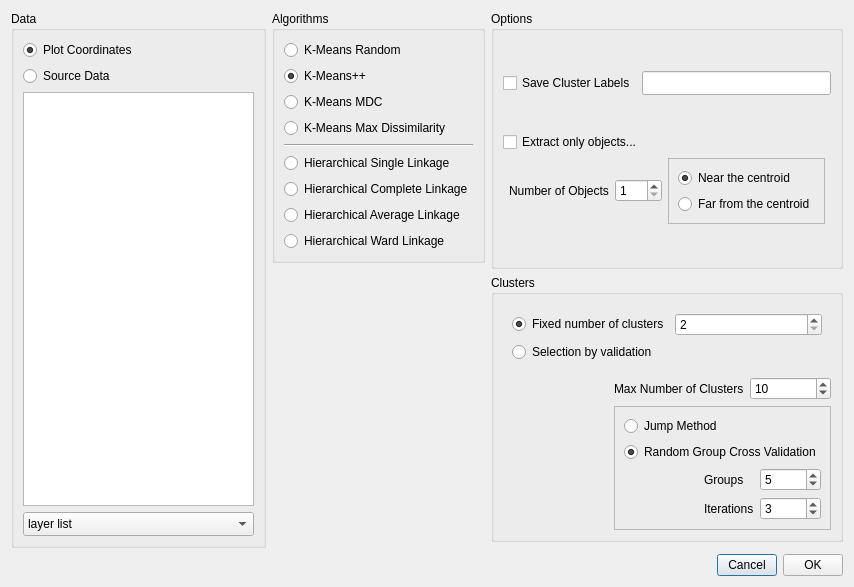
<?xml version="1.0" encoding="UTF-8"?>
<ui version="4.0">
 <class>DoClusterAnalysisDialog</class>
 <widget class="QDialog" name="DoClusterAnalysisDialog">
  <property name="geometry">
   <rect>
    <x>0</x>
    <y>0</y>
    <width>854</width>
    <height>536</height>
   </rect>
  </property>
  <property name="windowTitle">
   <string>Dialog</string>
  </property>
  <layout class="QGridLayout" name="gridLayout_16">
   <item row="0" column="2" rowspan="2">
    <widget class="QGroupBox" name="optionBox">
     <property name="title">
      <string>Options</string>
     </property>
     <layout class="QGridLayout" name="gridLayout_10">
      <item row="0" column="0">
       <layout class="QGridLayout" name="gridLayout_9">
        <item row="0" column="0">
         <widget class="QCheckBox" name="saveClusterLabelBox">
          <property name="text">
           <string>Save Cluster Labels</string>
          </property>
         </widget>
        </item>
        <item row="0" column="1">
         <widget class="QLineEdit" name="lineEdit">
          <property name="minimumSize">
           <size>
            <width>170</width>
            <height>24</height>
           </size>
          </property>
         </widget>
        </item>
       </layout>
      </item>
      <item row="1" column="0">
       <layout class="QGridLayout" name="gridLayout_4">
        <item row="2" column="2">
         <widget class="QSpinBox" name="maxnobjectBox">
          <property name="minimum">
           <number>1</number>
          </property>
          <property name="maximum">
           <number>999</number>
          </property>
         </widget>
        </item>
        <item row="2" column="0">
         <spacer name="horizontalSpacer_2">
          <property name="orientation">
           <enum>Qt::Horizontal</enum>
          </property>
          <property name="sizeType">
           <enum>QSizePolicy::Expanding</enum>
          </property>
          <property name="sizeHint" stdset="0">
           <size>
            <width>18</width>
            <height>20</height>
           </size>
          </property>
         </spacer>
        </item>
        <item row="1" column="0" colspan="5">
         <widget class="QCheckBox" name="extractObjectBox">
          <property name="text">
           <string>Extract only objects...</string>
          </property>
         </widget>
        </item>
        <item row="2" column="3">
         <widget class="QFrame" name="frame_2">
          <property name="frameShape">
           <enum>QFrame::StyledPanel</enum>
          </property>
          <property name="frameShadow">
           <enum>QFrame::Raised</enum>
          </property>
          <layout class="QGridLayout" name="gridLayout_2">
           <item row="2" column="0">
            <widget class="QRadioButton" name="farobjcentroidButton">
             <property name="text">
              <string>Far from the centroid</string>
             </property>
            </widget>
           </item>
           <item row="1" column="0">
            <widget class="QRadioButton" name="nearobjcentroidButton">
             <property name="text">
              <string>Near the centroid</string>
             </property>
             <property name="checked">
              <bool>true</bool>
             </property>
            </widget>
           </item>
          </layout>
         </widget>
        </item>
        <item row="2" column="1">
         <widget class="QLabel" name="label_5">
          <property name="text">
           <string>Number of Objects</string>
          </property>
         </widget>
        </item>
       </layout>
      </item>
     </layout>
    </widget>
   </item>
   <item row="0" column="0" rowspan="4">
    <widget class="QGroupBox" name="dataGroupBox">
     <property name="title">
      <string>Data</string>
     </property>
     <layout class="QGridLayout" name="gridLayout_5">
      <item row="2" column="0">
       <widget class="QListView" name="listView">
        <property name="editTriggers">
         <set>QAbstractItemView::NoEditTriggers</set>
        </property>
        <property name="selectionMode">
         <enum>QAbstractItemView::SingleSelection</enum>
        </property>
        <property name="selectionBehavior">
         <enum>QAbstractItemView::SelectRows</enum>
        </property>
       </widget>
      </item>
      <item row="0" column="0">
       <widget class="QRadioButton" name="plotcoordinatesButton">
        <property name="text">
         <string>Plot Coordinates</string>
        </property>
        <property name="checked">
         <bool>true</bool>
        </property>
       </widget>
      </item>
      <item row="3" column="0">
       <widget class="QComboBox" name="layerlist">
        <property name="sizePolicy">
         <sizepolicy hsizetype="Expanding" vsizetype="Fixed">
          <horstretch>0</horstretch>
          <verstretch>0</verstretch>
         </sizepolicy>
        </property>
        <property name="minimumSize">
         <size>
          <width>130</width>
          <height>24</height>
         </size>
        </property>
        <property name="maximumSize">
         <size>
          <width>16777215</width>
          <height>16777215</height>
         </size>
        </property>
        <property name="editable">
         <bool>false</bool>
        </property>
        <item>
         <property name="text">
          <string>layer list</string>
         </property>
        </item>
       </widget>
      </item>
      <item row="1" column="0">
       <widget class="QRadioButton" name="sourcedataButton">
        <property name="text">
         <string>Source Data</string>
        </property>
       </widget>
      </item>
     </layout>
    </widget>
   </item>
   <item row="0" column="1">
    <widget class="QGroupBox" name="algorithmBox">
     <property name="title">
      <string>Algorithms</string>
     </property>
     <layout class="QGridLayout" name="gridLayout">
      <item row="0" column="0">
       <widget class="QRadioButton" name="kmeansrandom">
        <property name="text">
         <string>K-Means Random</string>
        </property>
       </widget>
      </item>
      <item row="1" column="0">
       <widget class="QRadioButton" name="kmeanspp">
        <property name="text">
         <string>K-Means++</string>
        </property>
        <property name="checked">
         <bool>true</bool>
        </property>
       </widget>
      </item>
      <item row="2" column="0">
       <widget class="QRadioButton" name="kmeansmdc">
        <property name="text">
         <string>K-Means MDC</string>
        </property>
       </widget>
      </item>
      <item row="3" column="0">
       <widget class="QRadioButton" name="kmeansmaxmindis">
        <property name="text">
         <string>K-Means Max Dissimilarity</string>
        </property>
       </widget>
      </item>
      <item row="4" column="0">
       <widget class="Line" name="line">
        <property name="orientation">
         <enum>Qt::Horizontal</enum>
        </property>
       </widget>
      </item>
      <item row="5" column="0">
       <widget class="QRadioButton" name="hclsinglelink">
        <property name="text">
         <string>Hierarchical Single Linkage</string>
        </property>
       </widget>
      </item>
      <item row="6" column="0">
       <widget class="QRadioButton" name="hclcompletelink">
        <property name="text">
         <string>Hierarchical Complete Linkage</string>
        </property>
       </widget>
      </item>
      <item row="7" column="0">
       <widget class="QRadioButton" name="hclaveragelink">
        <property name="text">
         <string>Hierarchical Average Linkage</string>
        </property>
       </widget>
      </item>
      <item row="8" column="0">
       <widget class="QRadioButton" name="hclwardlink">
        <property name="text">
         <string>Hierarchical Ward Linkage</string>
        </property>
       </widget>
      </item>
     </layout>
    </widget>
   </item>
   <item row="3" column="2">
    <spacer name="verticalSpacer_2">
     <property name="orientation">
      <enum>Qt::Vertical</enum>
     </property>
     <property name="sizeHint" stdset="0">
      <size>
       <width>20</width>
       <height>15</height>
      </size>
     </property>
    </spacer>
   </item>
   <item row="2" column="2">
    <widget class="QGroupBox" name="clustersBox">
     <property name="title">
      <string>Clusters</string>
     </property>
     <layout class="QGridLayout" name="gridLayout_15">
      <item row="0" column="0" colspan="3">
       <widget class="QWidget" name="widget" native="true">
        <layout class="QGridLayout" name="gridLayout_13">
         <item row="0" column="0">
          <layout class="QGridLayout" name="gridLayout_8">
           <item row="0" column="0">
            <widget class="QRadioButton" name="fixedClustersButton">
             <property name="text">
              <string>Fixed number of clusters</string>
             </property>
             <property name="checked">
              <bool>true</bool>
             </property>
            </widget>
           </item>
           <item row="0" column="1">
            <widget class="QSpinBox" name="nclusterBox">
             <property name="minimum">
              <number>2</number>
             </property>
             <property name="maximum">
              <number>9999</number>
             </property>
            </widget>
           </item>
          </layout>
         </item>
         <item row="1" column="0">
          <widget class="QRadioButton" name="validationClustersButton">
           <property name="text">
            <string>Selection by validation</string>
           </property>
          </widget>
         </item>
        </layout>
       </widget>
      </item>
      <item row="1" column="1" colspan="2">
       <layout class="QGridLayout" name="gridLayout_12">
        <item row="0" column="0">
         <widget class="QLabel" name="label_3">
          <property name="text">
           <string>Max Number of Clusters</string>
          </property>
         </widget>
        </item>
        <item row="0" column="1">
         <widget class="QSpinBox" name="maxnclustersBox">
          <property name="minimum">
           <number>2</number>
          </property>
          <property name="maximum">
           <number>9999</number>
          </property>
          <property name="value">
           <number>10</number>
          </property>
         </widget>
        </item>
       </layout>
      </item>
      <item row="2" column="0">
       <spacer name="horizontalSpacer_4">
        <property name="orientation">
         <enum>Qt::Horizontal</enum>
        </property>
        <property name="sizeType">
         <enum>QSizePolicy::Fixed</enum>
        </property>
        <property name="sizeHint" stdset="0">
         <size>
          <width>38</width>
          <height>20</height>
         </size>
        </property>
       </spacer>
      </item>
      <item row="2" column="1" colspan="2">
       <widget class="QFrame" name="frame">
        <property name="frameShape">
         <enum>QFrame::StyledPanel</enum>
        </property>
        <property name="frameShadow">
         <enum>QFrame::Raised</enum>
        </property>
        <layout class="QGridLayout" name="gridLayout_11">
         <item row="2" column="0">
          <layout class="QGridLayout" name="gridLayout_7">
           <item row="1" column="1">
            <layout class="QGridLayout" name="gridLayout_3">
             <item row="0" column="0">
              <widget class="QLabel" name="label">
               <property name="text">
                <string>Groups</string>
               </property>
              </widget>
             </item>
             <item row="0" column="1">
              <widget class="QSpinBox" name="groupBox">
               <property name="minimum">
                <number>2</number>
               </property>
               <property name="maximum">
                <number>99999</number>
               </property>
               <property name="value">
                <number>5</number>
               </property>
              </widget>
             </item>
             <item row="1" column="0">
              <widget class="QLabel" name="label_2">
               <property name="text">
                <string>Iterations</string>
               </property>
              </widget>
             </item>
             <item row="1" column="1">
              <widget class="QSpinBox" name="iterationBox">
               <property name="minimum">
                <number>1</number>
               </property>
               <property name="maximum">
                <number>99999</number>
               </property>
               <property name="value">
                <number>3</number>
               </property>
              </widget>
             </item>
            </layout>
           </item>
           <item row="1" column="0">
            <spacer name="horizontalSpacer">
             <property name="orientation">
              <enum>Qt::Horizontal</enum>
             </property>
             <property name="sizeHint" stdset="0">
              <size>
               <width>40</width>
               <height>20</height>
              </size>
             </property>
            </spacer>
           </item>
           <item row="0" column="0" colspan="2">
            <widget class="QRadioButton" name="randomGroupCrossValidationButton">
             <property name="text">
              <string>Random Group Cross Validation</string>
             </property>
             <property name="checked">
              <bool>true</bool>
             </property>
            </widget>
           </item>
          </layout>
         </item>
         <item row="1" column="0">
          <widget class="QRadioButton" name="jumpMethodButton">
           <property name="enabled">
            <bool>true</bool>
           </property>
           <property name="text">
            <string>Jump Method</string>
           </property>
           <property name="checked">
            <bool>false</bool>
           </property>
          </widget>
         </item>
        </layout>
       </widget>
      </item>
     </layout>
    </widget>
   </item>
   <item row="4" column="0" colspan="3">
    <layout class="QGridLayout" name="gridLayout_6">
     <item row="0" column="0">
      <spacer name="horizontalSpacer_3">
       <property name="sizePolicy">
        <sizepolicy hsizetype="Minimum" vsizetype="Minimum">
         <horstretch>0</horstretch>
         <verstretch>0</verstretch>
        </sizepolicy>
       </property>
       <property name="orientation">
        <enum>Qt::Horizontal</enum>
       </property>
       <property name="sizeHint" stdset="0">
        <size>
         <width>40</width>
         <height>20</height>
        </size>
       </property>
      </spacer>
     </item>
     <item row="0" column="1">
      <widget class="QPushButton" name="cancelButton">
       <property name="minimumSize">
        <size>
         <width>60</width>
         <height>0</height>
        </size>
       </property>
       <property name="maximumSize">
        <size>
         <width>60</width>
         <height>16777215</height>
        </size>
       </property>
       <property name="text">
        <string>Cancel</string>
       </property>
      </widget>
     </item>
     <item row="0" column="2">
      <widget class="QPushButton" name="okButton">
       <property name="minimumSize">
        <size>
         <width>60</width>
         <height>0</height>
        </size>
       </property>
       <property name="maximumSize">
        <size>
         <width>60</width>
         <height>16777215</height>
        </size>
       </property>
       <property name="text">
        <string>OK</string>
       </property>
      </widget>
     </item>
    </layout>
   </item>
   <item row="2" column="1">
    <spacer name="verticalSpacer">
     <property name="orientation">
      <enum>Qt::Vertical</enum>
     </property>
     <property name="sizeHint" stdset="0">
      <size>
       <width>20</width>
       <height>40</height>
      </size>
     </property>
    </spacer>
   </item>
  </layout>
 </widget>
 <resources/>
 <connections/>
</ui>
